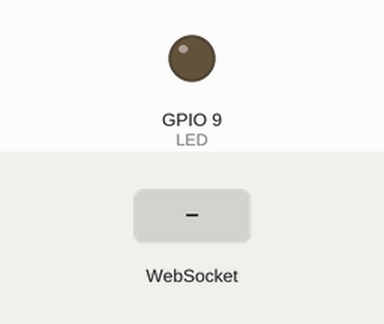
This sketch was run on a simulated ESP32-C6. Shown: output pins drawn as LEDs (lit = HIGH). The inputs (shaded band) are chosen by the test bench. WiFi joins after 1.5 s; servers stay silent unless stated; what the sketch prints to the serial monitor is not drawn.

Above: at 2.7 s.
2.8 s: WebSocket text "1" received
At 3.8 s:
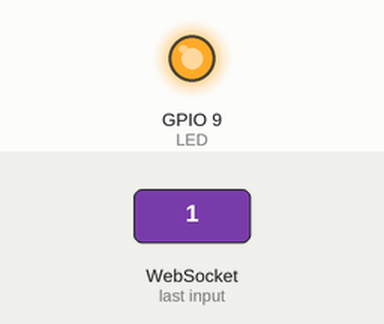
4.3 s: WebSocket text "0" received
At 5.0 s:
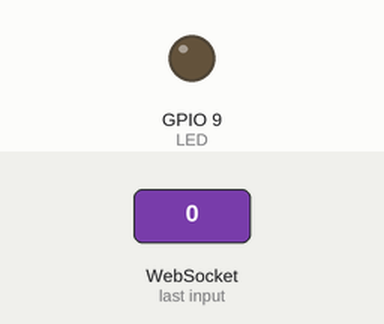
Timing chart, 0 to 7.3 s (numbered marks = the images above; inputs shaded):
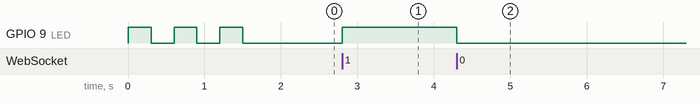

Measured:
- after the input at 2.8 s, GPIO 9 (LED): LOW → HIGH at once
- after the input at 4.3 s, GPIO 9 (LED): HIGH → LOW at once

The sketch:

esp32_mpu_socket.ino
```cpp
// XIAO ESP32-C6 + MPU6050 + LED, talking to the Node relay over WebSockets.
//
// Sends one CSV line per sample:  ax,ay,az,gx,gy,gz   (m/s^2 and rad/s)
// Receives "1" / "0" to turn the LED on D7 on or off.
//
// Libraries (Library Manager):
//   "WebSockets" by Markus Sattler
//   "Adafruit MPU6050" (pulls in Adafruit Unified Sensor + BusIO)

#include <WiFi.h>
#include <WebSocketsClient.h>
#include <Wire.h>
// #include <Adafruit_MPU6050.h>
// #include <Adafruit_Sensor.h>

// ---- settings -------------------------------------------------------------
const char* WIFI_SSID = "gd-network-2g";
const char* WIFI_PASS = "HeheheHahaha";

// const char* SERVER_HOST = "192.168.8.220";   // laptop running server.js
// const int   SERVER_PORT = 3000;
const char* SERVER_HOST = "h4p-esp-sockets.onrender.com/";   // laptop running server.js
const int   SERVER_PORT = 443;
const bool USE_SSL = true;

const int LED = D9;
const unsigned long SEND_INTERVAL_MS = 50;    // 20 samples per second
// ---------------------------------------------------------------------------

WebSocketsClient ws;
// Adafruit_MPU6050 mpu;
unsigned long lastSend = 0;

void onWsEvent(WStype_t type, uint8_t* payload, size_t length) {
  switch (type) {
    case WStype_CONNECTED:
      Serial.println("ws connected");
      break;
    case WStype_DISCONNECTED:
      Serial.println("ws disconnected");
      break;
    case WStype_TEXT:
      // payload is not null-terminated, so look at the first byte only
      if (length > 0) {
        if (payload[0] == '1') digitalWrite(LED, HIGH);
        if (payload[0] == '0') digitalWrite(LED, LOW);
      }
      break;
    default:
      break;
  }
}

void setup() {
  Serial.begin(115200);
  pinMode(LED, OUTPUT);

  // --- sensor ---
  // Wire.begin();                           // D4 = SDA, D5 = SCL
  // if (!mpu.begin()) {
  //   Serial.println("MPU6050 not found");
  //   while (true) {                        // fast blink = sensor missing
  //     digitalWrite(LED, !digitalRead(LED));
  //     delay(100);
  //   }
  // }
  // mpu.setAccelerometerRange(MPU6050_RANGE_4_G);
  // mpu.setGyroRange(MPU6050_RANGE_500_DEG);
  // mpu.setFilterBandwidth(MPU6050_BAND_21_HZ);

  // --- wifi ---
  WiFi.mode(WIFI_STA);
  WiFi.begin(WIFI_SSID, WIFI_PASS);
  Serial.print("wifi");
  while (WiFi.status() != WL_CONNECTED) {
    digitalWrite(LED, !digitalRead(LED));   // slow blink while connecting
    delay(300);
    Serial.print(".");
  }
  digitalWrite(LED, LOW);
  Serial.print(" connected, ip ");
  Serial.println(WiFi.localIP());

  // --- websocket ---
  ws.begin(SERVER_HOST, SERVER_PORT, "/");
  ws.onEvent(onWsEvent);
  ws.setReconnectInterval(2000);          // retry every 2 s if the server drops
}

void loop() {
  ws.loop();                               // keeps the connection alive, must run often

  // if (ws.isConnected() && millis() - lastSend >= SEND_INTERVAL_MS) {
  //   lastSend = millis();

    // sensors_event_t a, g, temp;
    // mpu.getEvent(&a, &g, &temp);

    // char line[96];
    // snprintf(line, sizeof(line), "%.2f,%.2f,%.2f,%.2f,%.2f,%.2f",
    //          a.acceleration.x, a.acceleration.y, a.acceleration.z,
    //          g.gyro.x, g.gyro.y, g.gyro.z);
    // ws.sendTXT(line);
  // }
}
```
